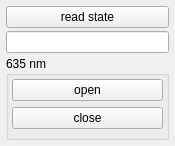
<?xml version="1.0" encoding="UTF-8"?>
<ui version="4.0">
 <class>Form</class>
 <widget class="QWidget" name="Form">
  <property name="geometry">
   <rect>
    <x>0</x>
    <y>0</y>
    <width>175</width>
    <height>146</height>
   </rect>
  </property>
  <property name="windowTitle">
   <string>Arduino shutter controller</string>
  </property>
  <layout class="QGridLayout" name="gridLayout">
   <property name="leftMargin">
    <number>6</number>
   </property>
   <property name="topMargin">
    <number>6</number>
   </property>
   <property name="rightMargin">
    <number>6</number>
   </property>
   <property name="bottomMargin">
    <number>6</number>
   </property>
   <property name="spacing">
    <number>3</number>
   </property>
   <item row="0" column="0">
    <widget class="QPushButton" name="read_state_pushButton">
     <property name="text">
      <string>read state</string>
     </property>
    </widget>
   </item>
   <item row="1" column="0">
    <widget class="QLineEdit" name="state_lineEdit"/>
   </item>
   <item row="2" column="0">
    <widget class="QGroupBox" name="groupBox">
     <property name="title">
      <string>635 nm</string>
     </property>
     <layout class="QVBoxLayout" name="verticalLayout_2">
      <property name="spacing">
       <number>3</number>
      </property>
      <property name="leftMargin">
       <number>3</number>
      </property>
      <property name="topMargin">
       <number>0</number>
      </property>
      <property name="rightMargin">
       <number>3</number>
      </property>
      <property name="bottomMargin">
       <number>3</number>
      </property>
      <item>
       <widget class="QPushButton" name="shutter_2_open_pushButton">
        <property name="text">
         <string>open</string>
        </property>
        <property name="checkable">
         <bool>false</bool>
        </property>
       </widget>
      </item>
      <item>
       <widget class="QPushButton" name="shutter_2_close_pushButton">
        <property name="text">
         <string>close</string>
        </property>
       </widget>
      </item>
     </layout>
    </widget>
   </item>
  </layout>
 </widget>
 <resources/>
 <connections/>
</ui>
